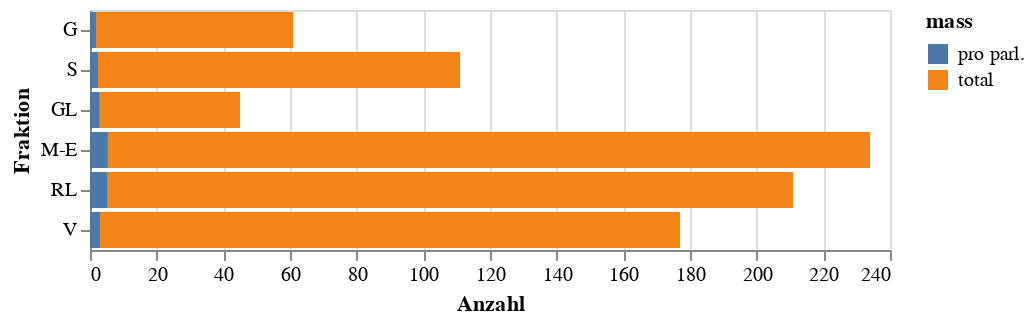

Notebook code cell kept with this figure:
### Code cell
source = duckdb.query('''
    select 'total' mass, fraktion, count(1) count
    from df_bezahlt
    group by 1, 2
    union all
    select 'pro parl.', fraktion, (select 1.0*count(1)/(select count(distinct parlamentarier) from df where fraktion = b.fraktion) from df_bezahlt where fraktion = b.fraktion)
    from df_bezahlt b
    group by 1, 2
''').to_df()

alt.Chart(source).mark_bar(opacity=1.0).encode(
    x=alt.X('count', title='Anzahl', stack=None),
    y=alt.Y('fraktion', title='Fraktion', scale=alt.Scale(domain=['G','S','GL','M-E','RL','V'])),
    color='mass',
    tooltip='count'
)

### Figure 1 — Vega-Lite specification as saved in the notebook (floating-point values rounded to 4 significant figures)
{"config": {"view": {"continuousWidth": 400, "continuousHeight": 300}}, "data": {"name": "data-1841a56888cafa6797db255aa2d9c7d5"}, "mark": {"type": "bar", "opacity": 1.0}, "encoding": {"color": {"field": "mass", "type": "nominal"}, "tooltip": {"field": "count", "type": "quantitative"}, "x": {"field": "count", "stack": null, "title": "Anzahl", "type": "quantitative"}, "y": {"field": "fraktion", "scale": {"domain": ["G", "S", "GL", "M-E", "RL", "V"]}, "title": "Fraktion", "type": "nominal"}}, "$schema": "https://vega.github.io/schema/vega-lite/v4.17.0.json", "datasets": {"data-1841a56888cafa6797db255aa2d9c7d5": [{"mass": "total", "fraktion": "V", "count": 177.0}, {"mass": "total", "fraktion": "S", "count": 111.0}, {"mass": "total", "fraktion": "RL", "count": 211.0}, {"mass": "total", "fraktion": "G", "count": 61.0}, {"mass": "total", "fraktion": "M-E", "count": 234.0}, {"mass": "total", "fraktion": "GL", "count": 45.0}, {"mass": "pro parl.", "fraktion": "V", "count": 2.95}, {"mass": "pro parl.", "fraktion": "S", "count": 2.362}, {"mass": "pro parl.", "fraktion": "RL", "count": 5.146}, {"mass": "pro parl.", "fraktion": "G", "count": 1.794}, {"mass": "pro parl.", "fraktion": "M-E", "count": 5.318}, {"mass": "pro parl.", "fraktion": "GL", "count": 2.812}]}}
